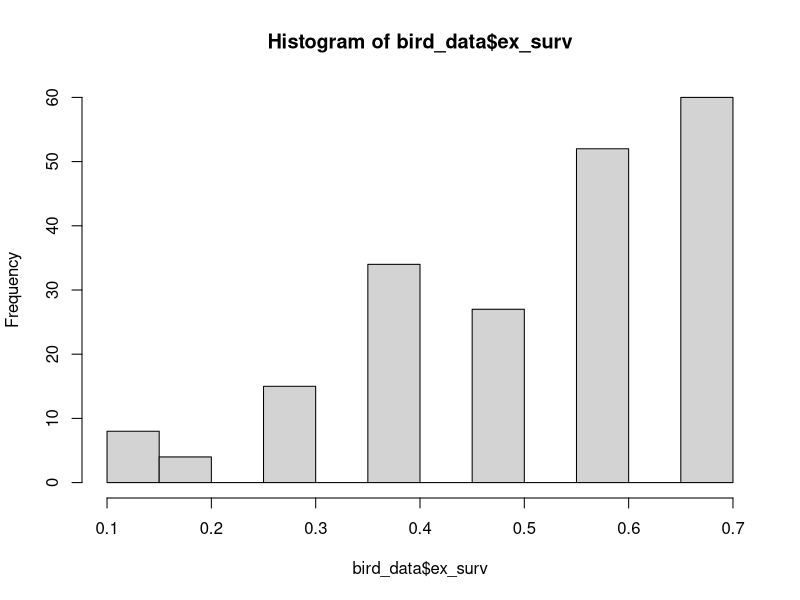
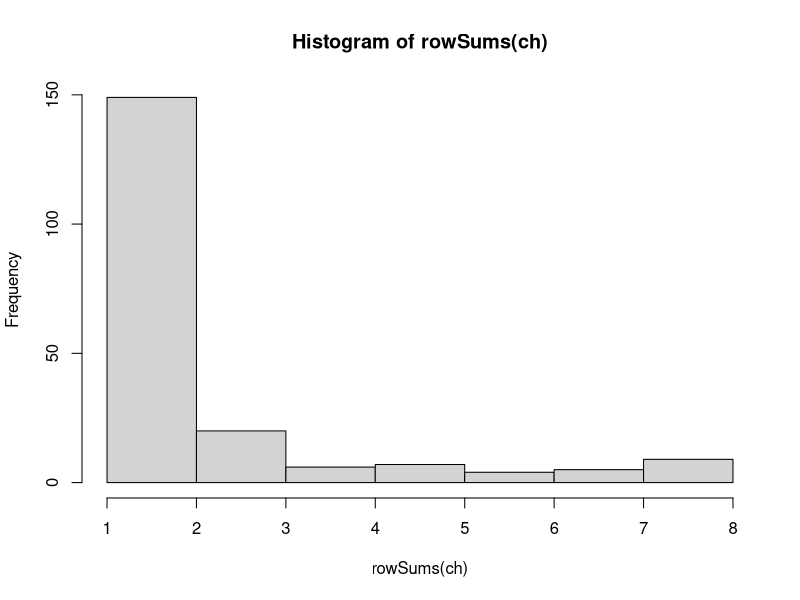
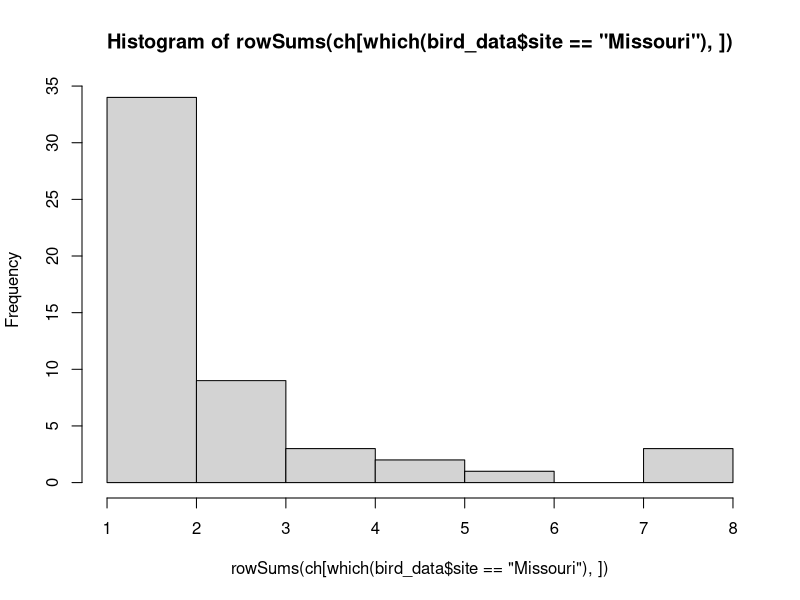
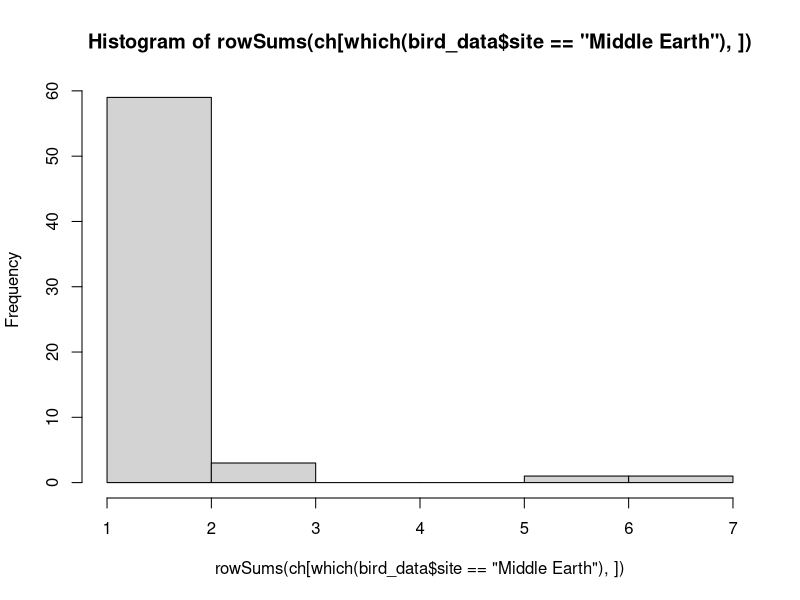

Source code (R) for these figures, in order:
# For loop & function demonstration code
# Code Club Oct 27 2022
# SJC & LAB


# I still need to add better instructions/commentary and get rid of uneccesary things but this is mostly there

#  ******************* STEP 0: Basics of How to Make a For Loop and a Function **********************


# I am not sure what to write about this but I'll figure it out later
letters <- c('a', 'b', 'c', 'd', 'e') 
numbers <- 1:10
colors <- c('blue', 'red', 'green')
mat <- matrix(NA, nrow=length(letters), ncol=length(numbers)) # 5 x 10 matrix
arr <- array(NA, dim=c(length(letters), length(numbers), length(colors))) #5 x 10 x 3 array

# *** For Loop ***
# this is what you're referencing when you go to make a for loop...
length(letters)
1:length(letters)
q <- 1
letters[q]

# 3 examples to show how indexing works"
# 1. print each of the 5 letters in the letters vector
for (i in 1:length(letters)){ 
  print(letters[i])
}

# 2. Print each letter and each number in a matrix
for (i in 1:length(letters)){ # for each row in mat (1:5)
  for (j in 1:length(numbers)){ # for each column in mat (1:10)
    mat[i,j] <- paste(letters[i], numbers[j]) # fill mat row i column j with letter i and number j
  }
}
mat

# 3. print each letter, number, and color in an array
for (i in 1:length(letters)){
  for (j in 1:length(numbers)){
    for (salsa_toast in 1:length(colors)){
      arr[i,j,salsa_toast] <- paste(letters[i], numbers[j], colors[salsa_toast]) # fill row i, column j, and slice salsa_toast with letter i number j and color salsa_toast
    }
  }
}
arr

# *** Functions ***



# **************************************************************************************************************************************

# This example is pretty much simulating a data set for a population that you used to be able to do 
# telemetry on but can't anymore.

# Individual data

#set.seed(999) # maybe

# *********************** STEP 1: FAKE BANDING DATA ************************************
id <- 1:200 # individual id, sequenced 1-200
sex <- c(rep("m", 100), rep("f", 100)) # repeats "m" 100 times and "f" 100 times to represent sex
age <- sample(x=c("hy", "ahy"), size=200, prob=c(0.3, 0.6), replace=T) # samples "hy" (atch year) and "ahy" (after hatch year) with a 30% chance of hy and a 60% chance of ahy
tarsus <- rnorm(200, 50, 10) # tarsus length, from normal distribution
bill <- rnorm(200, 70, 15) # bill length, from normal distribution
site <- sample(x=c('Maine', 'Middle Earth', 'Australia', 'Tatooine', "Missouri"), size=200, prob=c(0.2, 0.3, 0.1, 0.1, 0.3), replace=T) # samples site, same way as age

bird_data <- data.frame(id=id, sex=sex, age=age, tarsus=tarsus, bill=bill, site=site) # make data frame
head(bird_data) # look at data


# ********************* STEP 2: GET MORE INFORMATION FROM DATA *************************
# new column: fake body condition index 
bird_data$condition <- bird_data$bill + bird_data$tarsus # add bill length + tarsus to get body condition
quantile(bird_data$condition, probs=0.25) # find worst 25% of body condition #106 (save for later)

# calculate mean body condition and number of hy individuals at each site
site_data <- data.frame(matrix(NA, nrow=length(unique(bird_data$site)), ncol=4)) # empty data frame for site data
names(site_data) <- c('site', 'mean_condition', 'count', 'hy_count') # add column names
site_data$site <- unique(bird_data$site) # fill in site names in site column

# fill in site data 
# ** FOR LOOP **
for (i in 1:length(site_data$site)){ # i = site
  site_data$mean_condition[i] <- mean(bird_data$condition[which(bird_data$site==site_data$site[i])])
  site_data$count[i] <- length(which(bird_data$site==site_data$site[i]))
  site_data$hy_count[i] <- length(which(bird_data$age[which(bird_data$site==site_data$site[i])]=="hy"))
}
site_data # look at data

# add survival information here.....
# we are going to pretend that we know some survival rates based on a previous study
#.... you would never actually know all this but whatever it's all fake anyway
#     1. baseline survival rate for an adult bird is 0.7
#     2. But for males it's 0.1 less than females
#     3. If their body condition is less than 107 survival drops by 0.3
#     4. And survival is 0.2 less in middle earth than the baseline
# small male birds from middle earth are fucked

# So we're going to add a column for expected survival and figure out what it will be for each
bird_data$ex_surv <- 0.7 # baseline survival column

# ** FOR LOOP **
# each individual is different so we're looping through individuals
for (i in 1:nrow(bird_data)){ # i = individual bird
  if (bird_data$sex[i]=='m'){
    bird_data$ex_surv[i] <- bird_data$ex_surv[i]-0.1
  }
  if (bird_data$condition[i]<106){
    bird_data$ex_surv[i] <- bird_data$ex_surv[i]-0.3
  }
  if(bird_data$site[i]=='Middle Earth'){
    bird_data$ex_surv[i] <- bird_data$ex_surv[i]-0.2
  }
}
hist(bird_data$ex_surv)


# **** PART 3 : SOMETHING YOU NEED A FOR LOOP FOR *****

# I think a matrix model might actually be better here... But that would take more time and we probably don't feel like it
# if we did a matrix model we would skip part 3, use part 4 to have something to do with productivity, then put it in a matrix model for part 5
# which would then cover the same thing as part 3. 
# but here is some simluated telemetry survival data
time <- 8 # (8 weeks... or could be years, I don't know)
ch <- matrix(0, nrow(bird_data), time) # capture history matrix with a row for each individual and a column for each time step
dim(ch) # should be 200 x 8
ch[,1] <- 1 # everyone is alive at the beginning of the study

for (i in 1:nrow(bird_data)){
  for (t in 2:time){ # note that this is 2:8 because we already know what is happening at t=1
    if (ch[i, t-1]==1){ # if the individual is alive at time step t-1
      ch[i,t] <- rbinom(1,1,prob=bird_data$ex_surv[i]) # then use the assigned survival probability for a bernoulli trial
    }
  }
}

# then if you want can add how many time steps they're expected to live
hist(rowSums(ch))
hist(rowSums(ch[which(bird_data$site=='Missouri'),]))
hist(rowSums(ch[which(bird_data$site=='Middle Earth'),]))






# **** PART 4: SOMETHING YOU NEED A FUNCTION FOR ****
# something about landcover

# ****** PART 5: PUT TOGETHER SOME KIND OF DATA SET, I GUESS *****
# put together simulated capture recapture data sets with a few different parameter situations
# or maybe not

# 